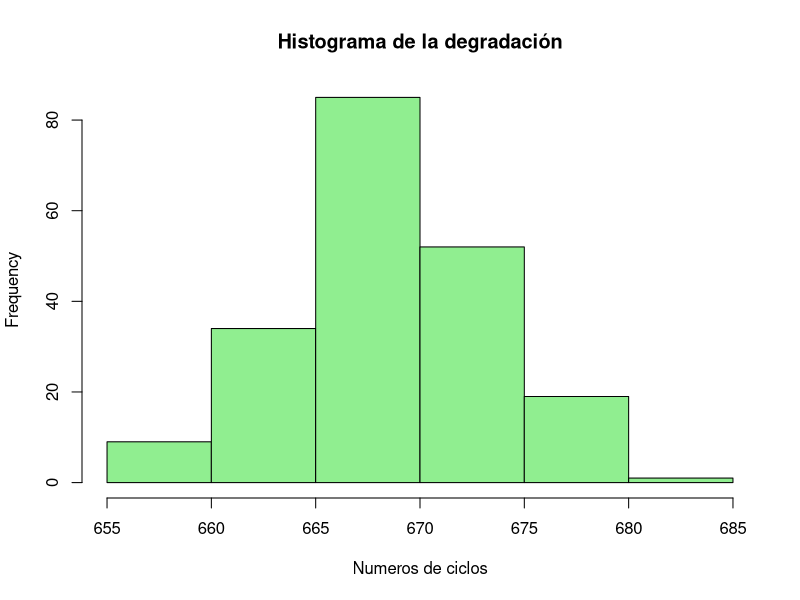
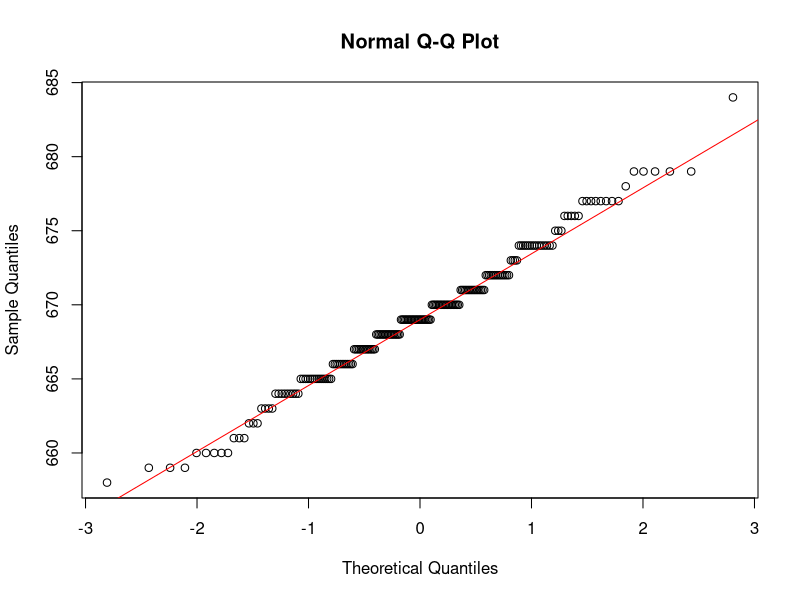
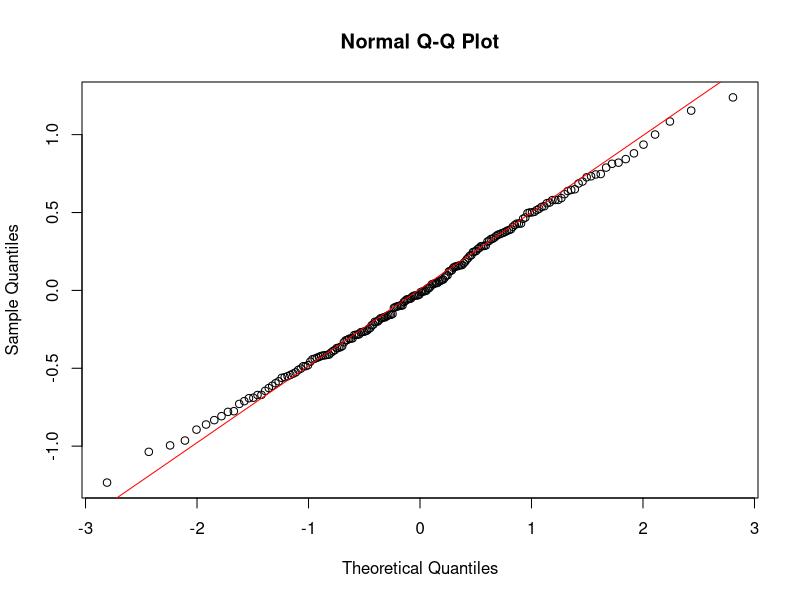
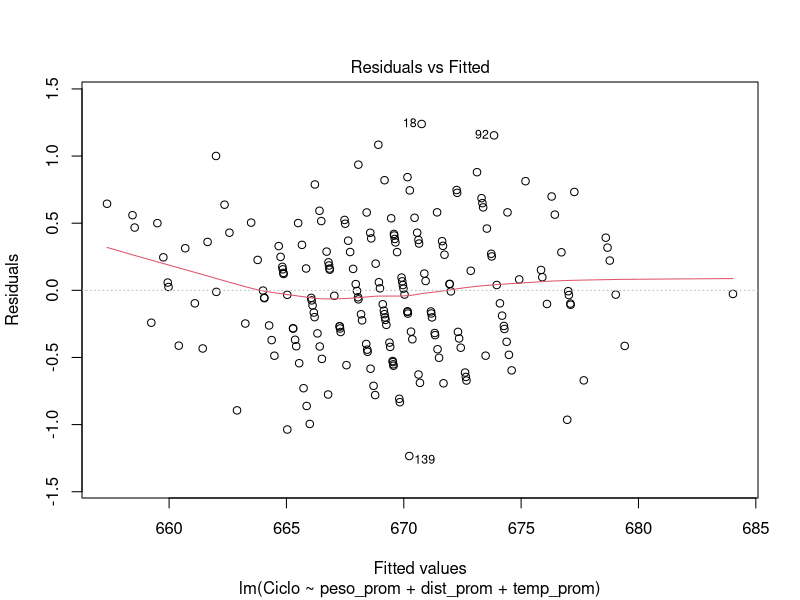
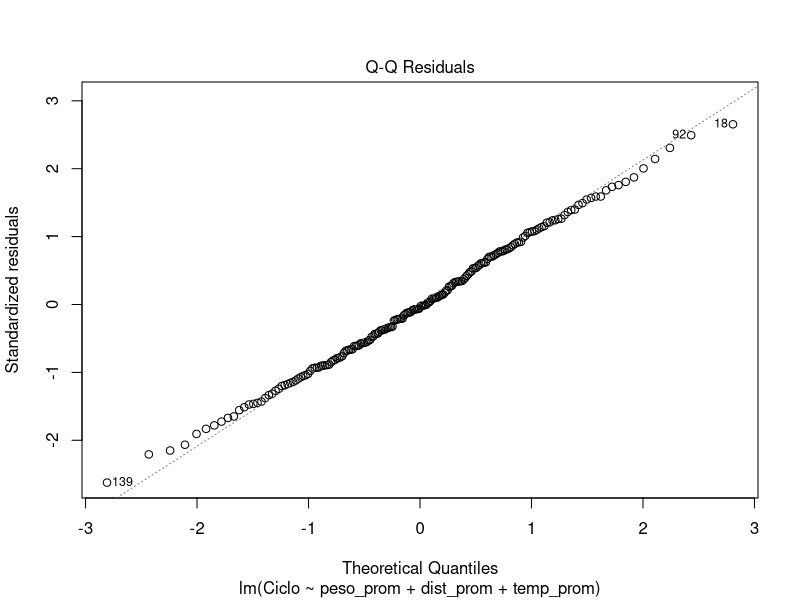
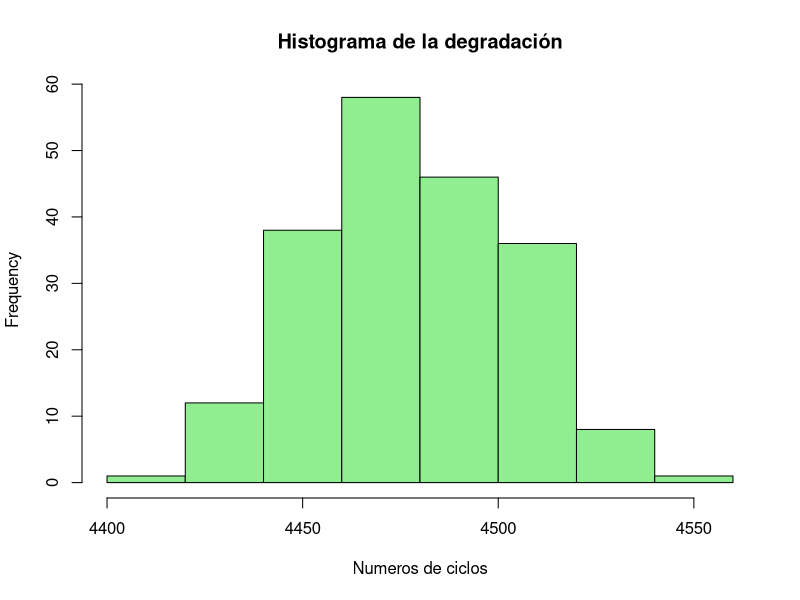
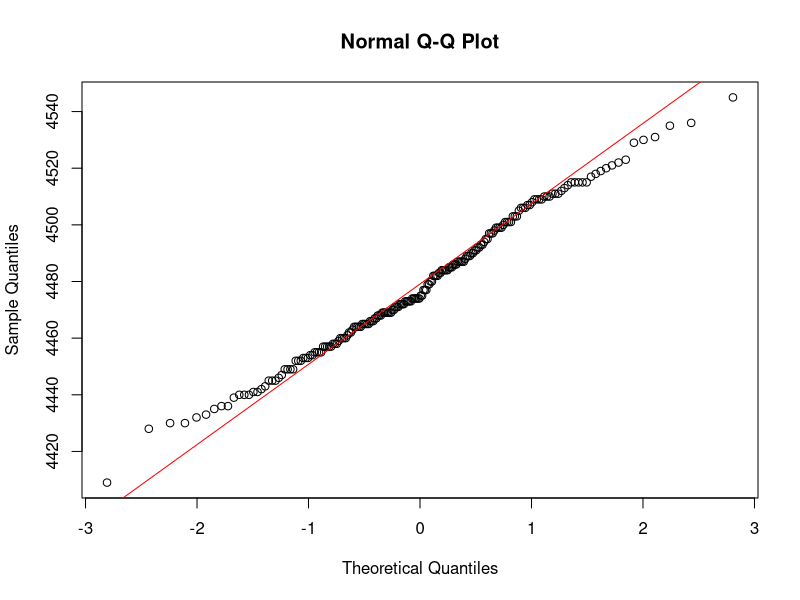
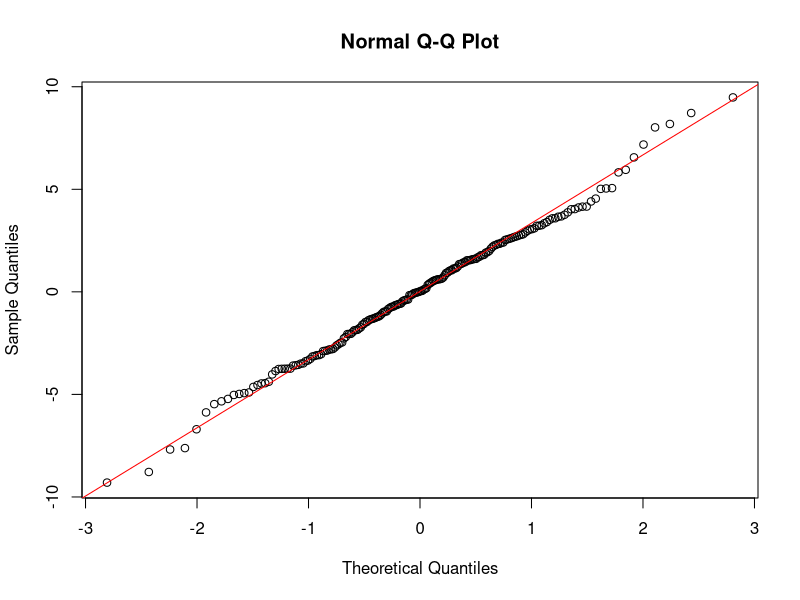

R code for these plots, in order:
# =====================================================
# CASO 1: Distancia larga – Peso alto
# =====================================================

caso1 <- read.csv("dataset(largo_alto).csv")
hist(caso1$Ciclo,
     main = "Histograma de la degradación",
     xlab = "Numeros de ciclos",
     col = "lightgreen")

qqnorm(caso1$Ciclo)
qqline(caso1$Ciclo, col = "red")

shapiro.test(caso1$Ciclo)
ciclo <- caso1$Ciclo
ks.test(
  ciclo,
  "pnorm",
  mean = mean(ciclo),
  sd   = sd(ciclo)
)

modelo <- lm(Ciclo ~ peso_prom + dist_prom + temp_prom, data = caso1)
summary(modelo)
res <- residuals(modelo)
qqnorm(res)
qqline(res, col = "red")
shapiro.test(res) 
plot(modelo, which = 1)
plot(modelo, which = 2)

# =====================================================
# CASO_2: Distancia larga - Peso alto
# =====================================================

caso2 <- read.csv("dataset(corta_alto).csv")
hist(caso2$Ciclo,
     main = "Histograma de la degradación",
     xlab = "Numeros de ciclos",
     col = "lightgreen")

qqnorm(caso2$Ciclo)
qqline(caso2$Ciclo, col = "red")

shapiro.test(caso2$Ciclo)
ciclo <- caso2$Ciclo
ks.test(
  ciclo,
  "pnorm",
  mean = mean(ciclo),
  sd   = sd(ciclo)
)

modelo <- lm(Ciclo ~ peso_prom + dist_prom + temp_prom, data = caso2)
summary(modelo)
res <- residuals(modelo)
qqnorm(res)
qqline(res, col = "red")
shapiro.test(res) 
plot(modelo, which = 1)
plot(modelo, which = 2)


# =====================================================
# CASO 3: Distancia corta – Peso bajo
# =====================================================

caso3 <- read.csv("dataset(corta_bajo).csv")
hist(caso3$Ciclo,
     main = "Histograma de la degradación",
     xlab = "Numeros de ciclos",
     col = "lightgreen")

qqnorm(caso3$Ciclo)
qqline(caso3$Ciclo, col = "red")

shapiro.test(caso3$Ciclo)
ciclo <- caso3$Ciclo
ks.test(
  ciclo,
  "pnorm",
  mean = mean(ciclo),
  sd   = sd(ciclo)
)

modelo <- lm(Ciclo ~ peso_prom + dist_prom + temp_prom, data = caso3)
summary(modelo)
res <- residuals(modelo)
qqnorm(res)
qqline(res, col = "red")
shapiro.test(res) 
plot(modelo, which = 1)
plot(modelo, which = 2)
